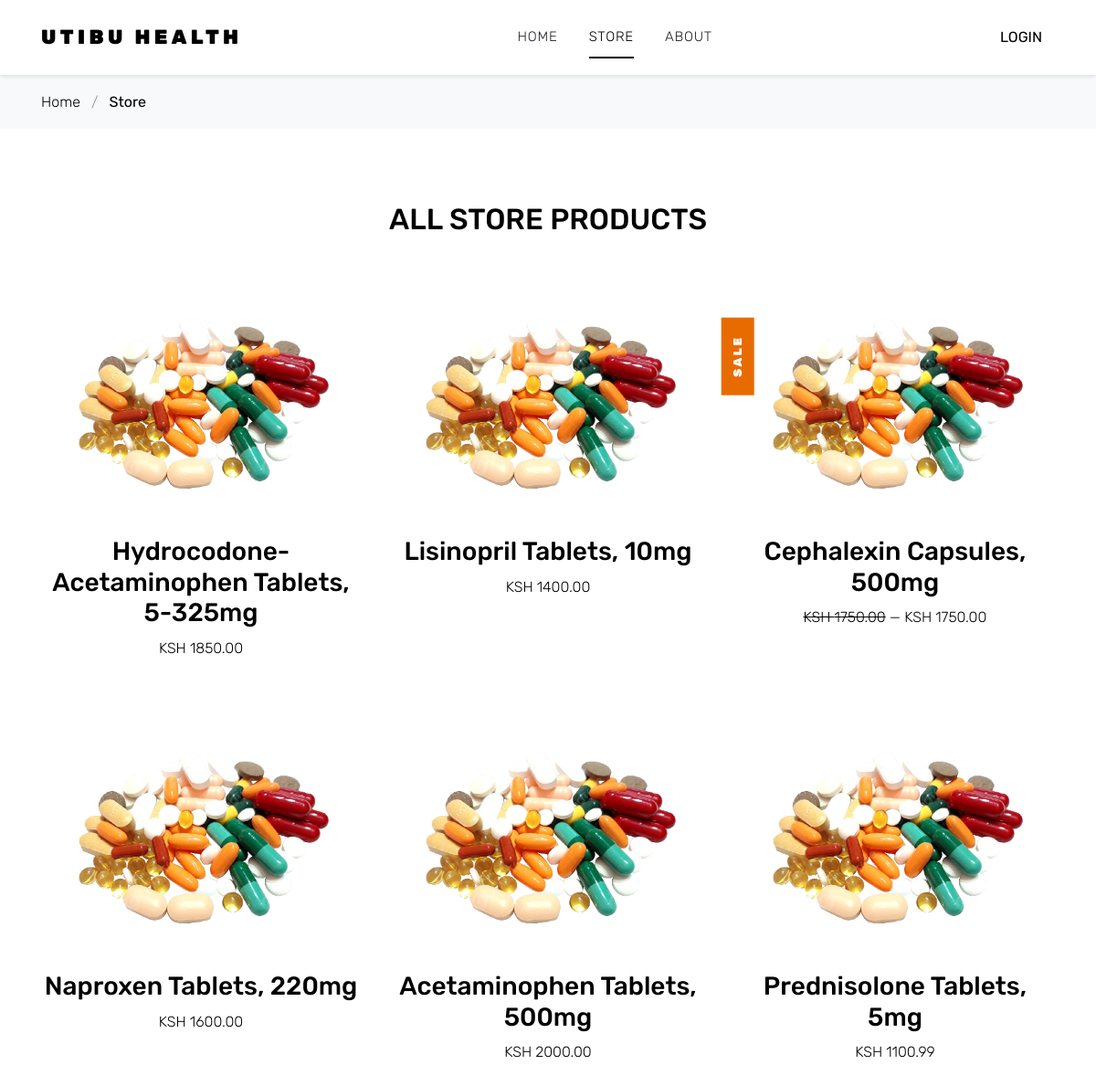
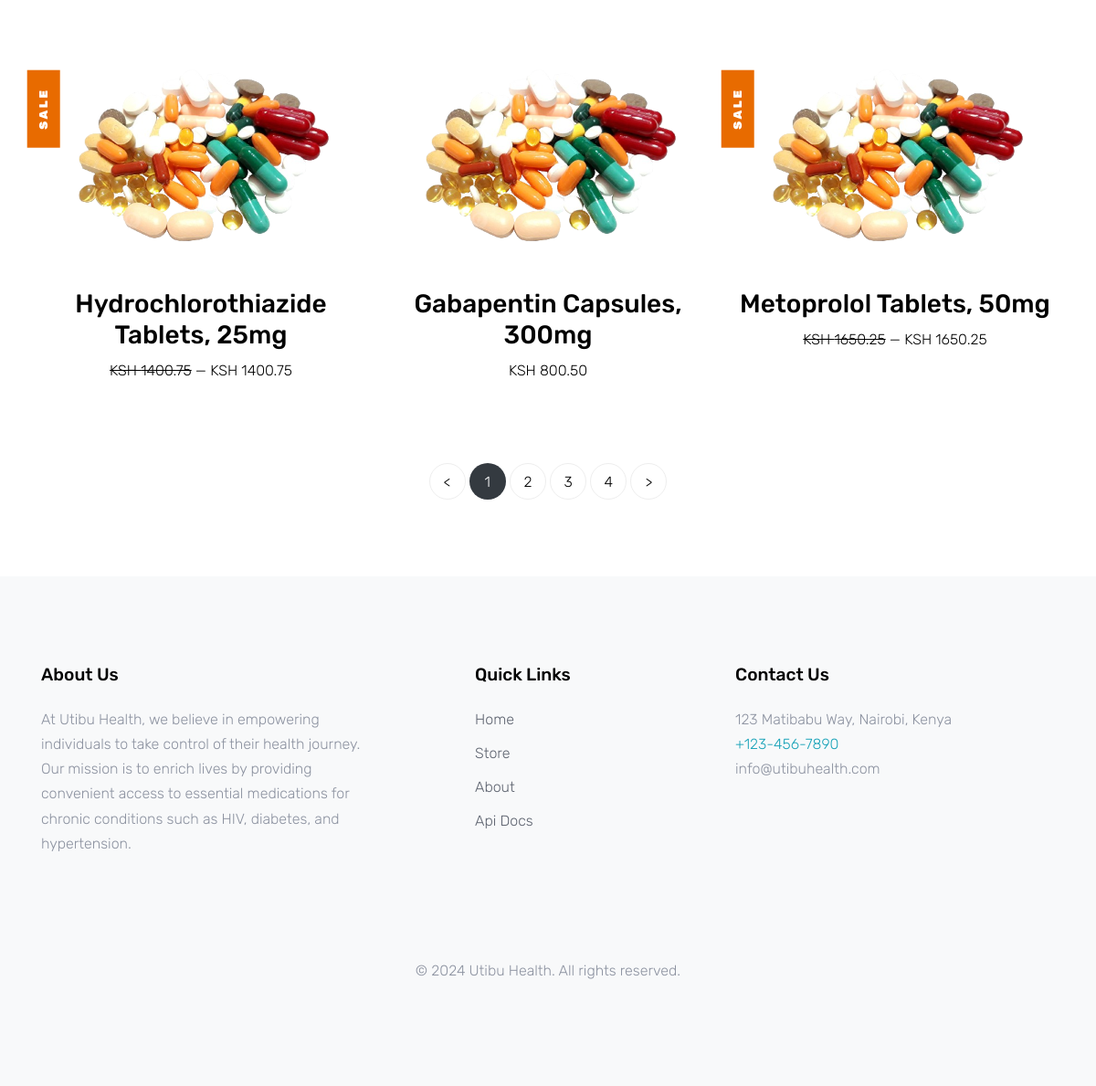
The page /pharmacy/store on the database its author committed (2 pictures, top to bottom).
### pharmacy/models.py (models this page shows, shortened)
class Medication(models.Model):
    name = models.CharField(max_length=100)
    medication_image = models.ImageField(upload_to='pharmacy/images', default='pharmacy/images/default_image.png')
    description = models.TextField()
    short_description = models.TextField(default="")
    price = models.DecimalField(max_digits=10, decimal_places=2, default=0.0)
    stock_quantity = models.IntegerField(default=0)
    slug = models.SlugField(unique=True)
    sale = models.BooleanField(default=False)
    class Meta:
        verbose_name_plural = "Medication"

### pharmacy/views.py (the view)
# urls.py: path('store', views.StoreView.as_view(), name='store'),
class StoreView(View):
    def get(self, request):
        products = Medication.objects.all().order_by('-id')
        paginator = Paginator(products, 9)
        page_number = request.GET.get('page')
        page_object = paginator.get_page(page_number)
        context = {"products": products, "page_object": page_object}
        return render(request, 'pharmacy/store.html', context)

### pharmacy/templates/pharmacy/store.html (shortened to what this page needs)
{% extends 'pharmacy/base.html' %}
{% load static %}
{% block content %}
    <div class="bg-light py-3">
        <div class="container">
            <div class="row">
                <div class="col-md-12 mb-0"><a class="text-black" href="{% url 'home' %}">Home</a> <span class="mx-2 mb-0">/</span>
                    <strong class="text-black">Store</strong></div>
            </div>
        </div>
    </div>
    <div class="site-section">
        <div class="container">
            <div class="row">
                <div class="title-section text-center col-12">
                    <h2 class="text-uppercase">All Store Products</h2>
                </div>
            </div>
            <div class="row">
                {% for product in page_object %}
                    <div class="col-sm-6 col-lg-4 text-center item mb-4">
                        {% if product.sale %}
                        	<span class="tag">Sale</span>
                        {% endif %}
                        <a href="{% url 'store-item' product.slug %}">
                            <img src="{{ product.medication_image.url }}" alt="Image"></a>
                        <h3 class="text-dark"><a href="{% url 'store-item' product.slug %}">{{ product.name }}</a></h3>
                        <p class="price">
                            {% if product.sale %}
                                <del>KSH {{ product.price }}</del> &mdash; KSH {{ product.price }}
                            {% else %}
                                KSH {{ product.price }}
                            {% endif %}
                        </p>
                    </div>
                {% endfor %}
            </div>
            <div class="row mt-5">
                <div class="col-md-12 text-center">
                    <div class="site-block-27">
                        <ul>
                            {% if page_object.has_previous %}
                                <li><a href="?page=1">&lt;</a></li>
                            {% else %}
                                <li class="disabled"><span>&lt;</span></li>
                            {% endif %}
                            {% for num in page_object.paginator.page_range %}
                                {% if page_object.number == num %}
                                    <li class="active"><span>{{ num }}</span></li>
                                {% else %}
                                    <li><a href="?page={{ num }}">{{ num }}</a></li>
                                {% endif %}
                            {% endfor %}
                            {% if page_object.has_next %}
                                <li><a href="?page={{ page_object.next_page_number }}">&gt;</a></li>
                            {% else %}
                                <li class="disabled"><span>&gt;</span></li>
                            {% endif %}
                        </ul>
                    </div>
                </div>
            </div>
        </div>
    </div>
{% endblock %}

### pharmacy/templates/pharmacy/base.html (shortened to what this page needs)
<!DOCTYPE html>
{% load static %}
<html lang="en">
<head>
    <link rel="stylesheet" href="{% static 'phamacy/fonts/icomoon/style.css' %}">
    <link rel="stylesheet" href="{% static 'phamacy/' %}css/bootstrap.min.css">
    <link rel="stylesheet" href="{% static 'phamacy/' %}css/magnific-popup.css">
    <link rel="stylesheet" href="{% static 'phamacy/' %}css/jquery-ui.css">
    <link rel="stylesheet" href="{% static 'phamacy/' %}css/owl.carousel.min.css">
    <link rel="stylesheet" href="{% static 'phamacy/' %}css/owl.theme.default.min.css">
    <link rel="stylesheet" href="{% static 'phamacy/' %}css/aos.css">
    <link rel="stylesheet" href="{% static 'phamacy/' %}css/style.css">
</head>
<body>
<div class="site-wrap">
    {% include 'pharmacy/sections/navigation.html' %}
    {% block content %}
    {% endblock %}
    {% include 'pharmacy/sections/footer.html' %}
</div>
</body>
</html>

### pharmacy/templates/pharmacy/sections/navigation.html (shortened to what this page needs)
{% load static %}
<div class="site-navbar py-2">
    <div class="container">
        <div class="d-flex align-items-center justify-content-between">
            <div class="logo">
                <div class="site-logo">
                    <a href="{% url 'home' %}" class="js-logo-clone">Utibu Health</a>
                </div>
            </div>
            <div class="main-nav d-none d-lg-block">
                <nav class="site-navigation text-right text-md-center" role="navigation">
                    <ul class="site-menu js-clone-nav d-none d-lg-block">
                        <li {% if request.path == '/pharmacy/' %} class="active" {% endif %} ><a href="{% url 'home' %}">Home</a></li>
                        <li {% if '/store' in request.path or '/confirmation' in request.path %} class="active" {% endif %} ><a href="{% url 'store' %}">Store</a></li>
                        <li {% if '/about' in request.path %} class="active" {% endif %} ><a href="{% url 'about' %}">About</a></li>
                    </ul>
                </nav>
            </div>
            <div class="icons">
                {% if user.is_authenticated %}
                    <a class="btn btn-link" href="{% url 'logout' %}">Logout</a>
                {% else %}
                    <a class="btn btn-link" href="{% url 'login' %}">Login</a>
                {% endif %}
            </div>
        </div>
    </div>
</div>

### pharmacy/templates/pharmacy/sections/footer.html (shortened to what this page needs)
<footer class="site-footer site-section bg-light custom-border-bottom">
    <div class="container">
        <div class="row">
            <div class="col-md-6 col-lg-4 mb-4 mb-lg-0">
                <div class="block-7">
                    <h3 class="footer-heading mb-4">About Us</h3>
                    <p>At Utibu Health, we believe in empowering individuals to take control of their health journey.
                        Our mission is to enrich lives by providing convenient access to essential medications for
                        chronic conditions such as HIV, diabetes, and hypertension. </p>
                </div>
            </div>
            <div class="col-md-3 col-lg-2 mx-auto mb-5 mb-lg-0">
                <h3 class="footer-heading mb-4">Quick Links</h3>
                <ul class="list-unstyled">
                    <li><a href="{% url 'home' %}">Home</a></li>
                    <li><a href="{% url 'store' %}">Store</a></li>
                    <li><a href="{% url 'about' %}">About</a></li>
                    <li><a href="{% url 'docs' %}">Api Docs</a></li>
                </ul>
            </div>
            <div class="col-md-3 col-lg-4">
                <div class="block-5 mb-5">
                    <h3 class="footer-heading mb-4">Contact Us</h3>
                    <ol class="list-unstyled">
                        <li>123 Matibabu Way, Nairobi, Kenya</li>
                        <li><a href="#"><span class="text-info">+123-456-7890</span></a></li>
                        <li>info@utibuhealth.com</li>
                    </ol>
                </div>
            </div>
        </div>
        <div class="row pt-5 mt-5 text-center">
            <div class="col-md-12">
                <p>
                    &copy;
                    Utibu Health. All rights reserved.
                </p>
            </div>
        </div>
    </div>
</footer>

### pharmacy/static/phamacy/css/style.css (style rules this page uses)
body { line-height: 1.7; color: #8c92a0; font-weight: 300; font-size: 16px; }
a { -webkit-transition: .3s all ease; -o-transition: .3s all ease; transition: .3s all ease; }
.text-black { color: #000; }
.site-wrap:before { -webkit-transition: .3s all ease-in-out; -o-transition: .3s all ease-in-out; transition: .3s all ease-in-out; background: rgba(0, 0, 0, 0.6); content: ""; position: absolute; z-index: 2000; top: 0; left: 0; right: 0; bottom: 0; opacity: 0; visibility: hidden; }
.btn { -webkit-transition: .3s all ease-in-out; -o-transition: .3s all ease-in-out; transition: .3s all ease-in-out; text-transform: uppercase; border-width: 2px; }
.site-section { padding: 2.5em 0; }
@media (min-width: 768px) { .site-section { padding: 5em 0; } }
.site-footer { padding: 6em 0; }
.site-footer ul li { margin-bottom: 10px; }
.site-footer ul li a { color: #5c626e; }
.site-footer .footer-heading { font-size: 1.2rem; color: #000; margin-bottom: 1rem; }
.site-logo a { text-transform: uppercase; letter-spacing: .2em; font-size: 22px; color: #000 !important; font-weight: 900; }
.site-navbar { margin-bottom: 0px; z-index: 1999; position: relative; top: 0; width: 100%; background: #fff; box-shadow: 0 2px 4px rgba(0, 0, 0, 0.1); }
.site-navbar a { color: #000; }
.site-navbar .site-navigation .site-menu { margin-left: 0; padding-left: 0; margin-bottom: 0; }
.site-navbar .site-navigation .site-menu .active > a { color: #000; position: relative; }
.site-navbar .site-navigation .site-menu .active > a:before { content: ""; position: absolute; left: 10px; right: 10px; height: 2px; background: #000; bottom: 0; }
.site-navbar .site-navigation .site-menu a { text-decoration: none !important; font-size: 15px; display: inline-block; }
.site-navbar .site-navigation .site-menu > li { display: inline-block; padding: 10px 5px; }
.site-navbar .site-navigation .site-menu > li > a { padding: 10px 10px; text-transform: uppercase; letter-spacing: .05em; color: #25262a; font-size: 15px; text-decoration: none !important; }
.site-mobile-menu .site-mobile-menu-header .site-mobile-menu-logo a { display: inline-block; text-transform: uppercase; color: #000; letter-spacing: .2em; font-size: 22px; font-weight: 900; }
.site-mobile-menu .site-nav-wrap { padding: 0; margin: 0; list-style: none; position: relative; }
.site-mobile-menu .site-nav-wrap a { padding: 10px 20px; display: block; position: relative; color: #212529; }
.site-mobile-menu .site-nav-wrap li { position: relative; display: block; }
.site-mobile-menu .site-nav-wrap li.active > a { color: #51eaea; }
.site-mobile-menu .site-nav-wrap > li { display: block; position: relative; float: left; width: 100%; }
.site-mobile-menu .site-nav-wrap > li > a { padding-left: 20px; font-size: 20px; }
.site-block-27 ul, .site-block-27 ul li { padding: 0; margin: 0; }
.site-block-27 ul li { display: inline-block; margin-bottom: 4px; }
.site-block-27 ul li a, .site-block-27 ul li span { text-align: center; display: inline-block; width: 40px; height: 40px; line-height: 40px; border-radius: 50%; border: 1px solid #eee; color: #000; }
.site-block-27 ul li.active a, .site-block-27 ul li.active span { background: #343a40; color: #fff; border: 1px solid transparent; }
.title-section h2 { padding-left: 30px; border-left: 4px solid #51eaea; display: inline-block; color: #000; }
.title-section.text-center h2 { border-left: none; position: relative; padding-left: 0px; padding-bottom: 20px; }
.title-section.text-center h2:after { display: none; position: absolute; bottom: 0; left: 50%; -webkit-transform: translateX(-50%); -ms-transform: translateX(-50%); transform: translateX(-50%); width: 70px; height: 4px; background: #51eaea; content: ""; }
.custom-border-bottom { border-bottom: 1px solid #f9f9f9; }
.item h3 a { color: #000; }
.item .price { color: #000; }
.tag { position: absolute; background: #e86b00; color: #fff; letter-spacing: .2em; padding: 7px 20px; font-size: .8rem; font-weight: 900; top: 0; left: 0; text-transform: uppercase; z-index: 2; -webkit-transform: rotate(-90deg) translateX(-100%) translateY(-70%); -ms-transform: rotate(-90deg) translateX(-100%) translateY(-70%); transform: rotate(-90deg) translateX(-100%) translateY(-70%); }

### rows shown on the page
Medication: medication_image (placeholder picture), name "Hydrocodone-Acetaminophen Tablets, 5-325mg", price "1850.00"
Medication: medication_image (placeholder picture), name "Lisinopril Tablets, 10mg", price "1400.00"
Medication: sale "SALE", medication_image (placeholder picture), name "Cephalexin Capsules, 500mg", price "1750.00"
Medication: medication_image (placeholder picture), name "Naproxen Tablets, 220mg", price "1600.00"
Medication: medication_image (placeholder picture), name "Acetaminophen Tablets, 500mg", price "2000.00"
Medication: medication_image (placeholder picture), name "Prednisolone Tablets, 5mg", price "1100.99"
Medication: sale "SALE", medication_image (placeholder picture), name "Hydrochlorothiazide Tablets, 25mg", price "1400.75"
Medication: medication_image (placeholder picture), name "Gabapentin Capsules, 300mg", price "800.50"
Medication: sale "SALE", medication_image (placeholder picture), name "Metoprolol Tablets, 50mg", price "1650.25"

### other values the page prints
{{ num }} "1"
{{ num }} "2" "3" "4"
